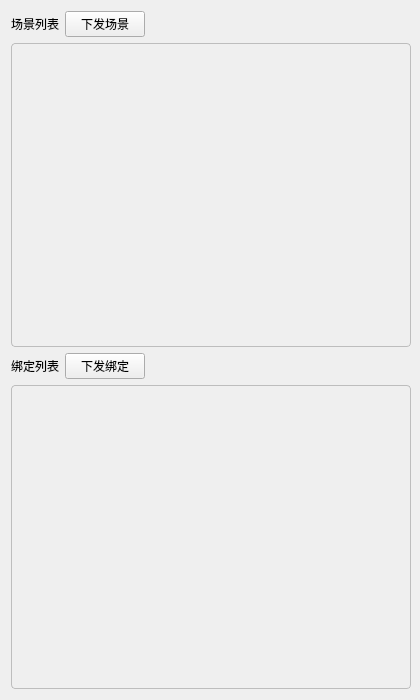
<?xml version="1.0" encoding="UTF-8"?>
<ui version="4.0">
 <class>AppAllList</class>
 <widget class="QWidget" name="AppAllList">
  <property name="geometry">
   <rect>
    <x>0</x>
    <y>0</y>
    <width>420</width>
    <height>700</height>
   </rect>
  </property>
  <property name="minimumSize">
   <size>
    <width>420</width>
    <height>700</height>
   </size>
  </property>
  <property name="windowTitle">
   <string>Form</string>
  </property>
  <layout class="QGridLayout" name="gridLayout">
   <item row="0" column="0">
    <widget class="QLabel" name="scene_label">
     <property name="text">
      <string>场景列表</string>
     </property>
    </widget>
   </item>
   <item row="0" column="1">
    <widget class="QPushButton" name="send_scene">
     <property name="text">
      <string>下发场景</string>
     </property>
    </widget>
   </item>
   <item row="0" column="2">
    <spacer name="horizontalSpacer">
     <property name="orientation">
      <enum>Qt::Horizontal</enum>
     </property>
     <property name="sizeHint" stdset="0">
      <size>
       <width>40</width>
       <height>20</height>
      </size>
     </property>
    </spacer>
   </item>
   <item row="1" column="0" colspan="3">
    <widget class="QScrollArea" name="scrollArea">
     <property name="minimumSize">
      <size>
       <width>400</width>
       <height>300</height>
      </size>
     </property>
     <property name="maximumSize">
      <size>
       <width>16777215</width>
       <height>16777215</height>
      </size>
     </property>
     <property name="styleSheet">
      <string notr="true">QScrollArea {
    border: 1px solid #bdbdbd;
    border-radius: 4px;
    padding: 1px;
} </string>
     </property>
     <property name="widgetResizable">
      <bool>true</bool>
     </property>
     <widget class="QWidget" name="scene_list">
      <property name="geometry">
       <rect>
        <x>0</x>
        <y>0</y>
        <width>398</width>
        <height>305</height>
       </rect>
      </property>
      <property name="styleSheet">
       <string notr="true"/>
      </property>
     </widget>
    </widget>
   </item>
   <item row="2" column="0">
    <widget class="QLabel" name="bind_label">
     <property name="text">
      <string>绑定列表</string>
     </property>
    </widget>
   </item>
   <item row="2" column="1">
    <widget class="QPushButton" name="send_bind">
     <property name="text">
      <string>下发绑定</string>
     </property>
    </widget>
   </item>
   <item row="2" column="2">
    <spacer name="horizontalSpacer_2">
     <property name="orientation">
      <enum>Qt::Horizontal</enum>
     </property>
     <property name="sizeHint" stdset="0">
      <size>
       <width>40</width>
       <height>20</height>
      </size>
     </property>
    </spacer>
   </item>
   <item row="3" column="0" colspan="3">
    <widget class="QScrollArea" name="scrollArea_2">
     <property name="minimumSize">
      <size>
       <width>400</width>
       <height>300</height>
      </size>
     </property>
     <property name="maximumSize">
      <size>
       <width>16777215</width>
       <height>16777215</height>
      </size>
     </property>
     <property name="styleSheet">
      <string notr="true">QScrollArea {
    border: 1px solid #bdbdbd;
    border-radius: 4px;
    padding: 1px;
} </string>
     </property>
     <property name="widgetResizable">
      <bool>true</bool>
     </property>
     <widget class="QWidget" name="bind_list">
      <property name="geometry">
       <rect>
        <x>0</x>
        <y>0</y>
        <width>398</width>
        <height>305</height>
       </rect>
      </property>
      <property name="styleSheet">
       <string notr="true"/>
      </property>
     </widget>
    </widget>
   </item>
  </layout>
 </widget>
 <resources/>
 <connections/>
</ui>
